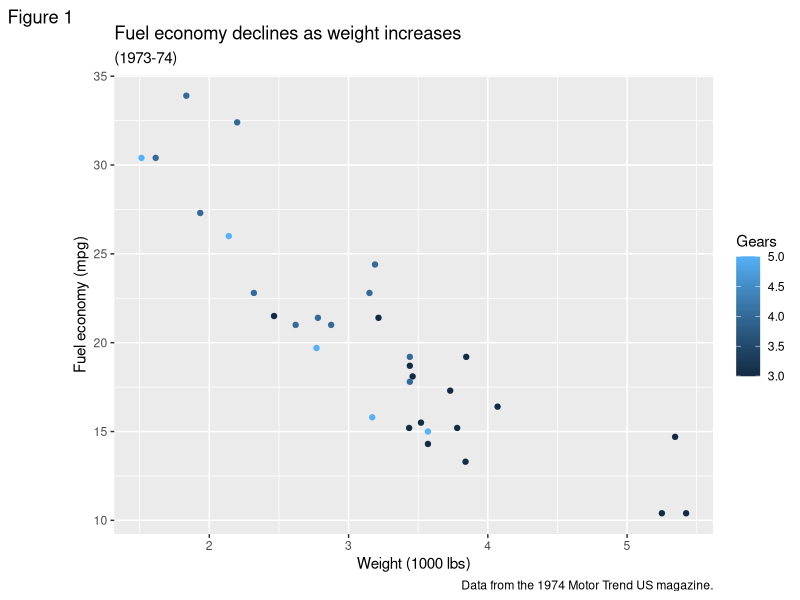
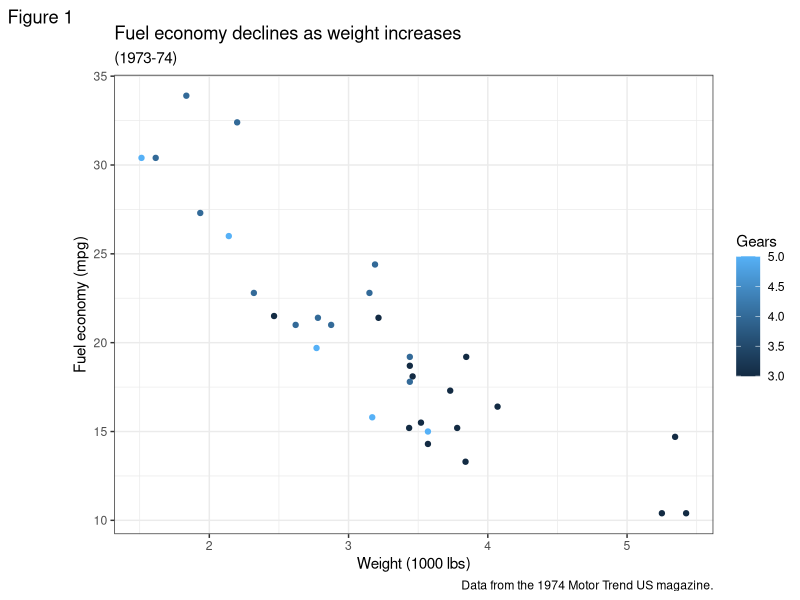
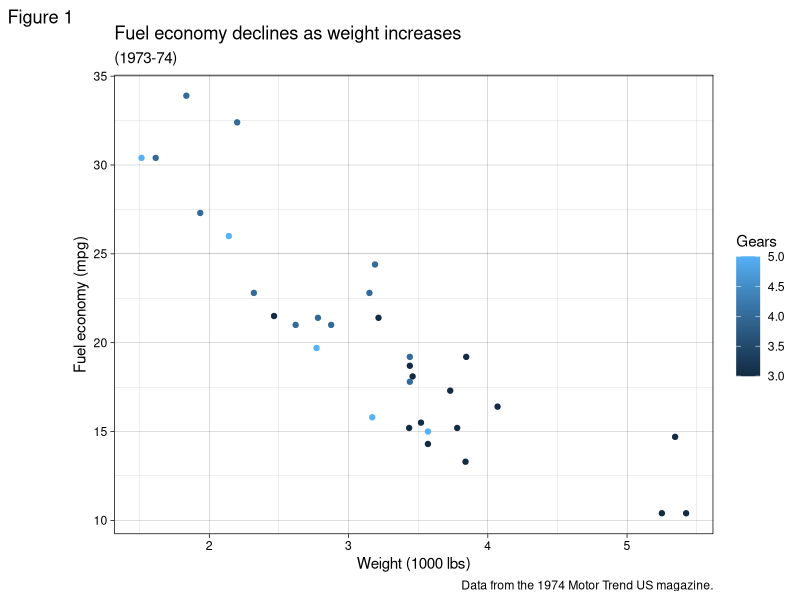
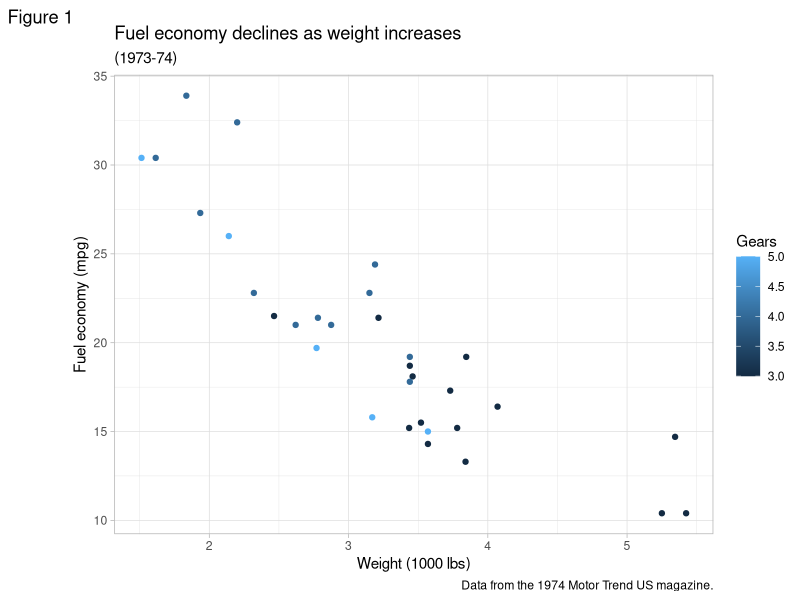
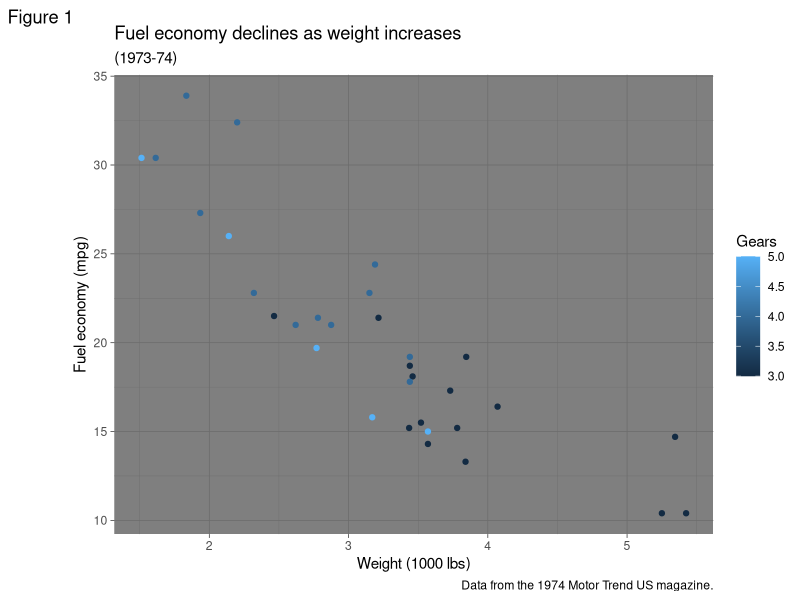
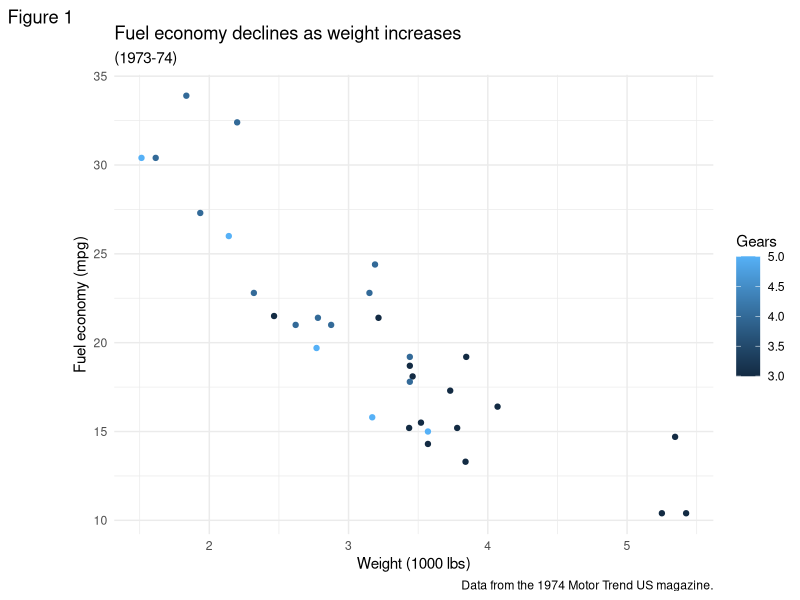
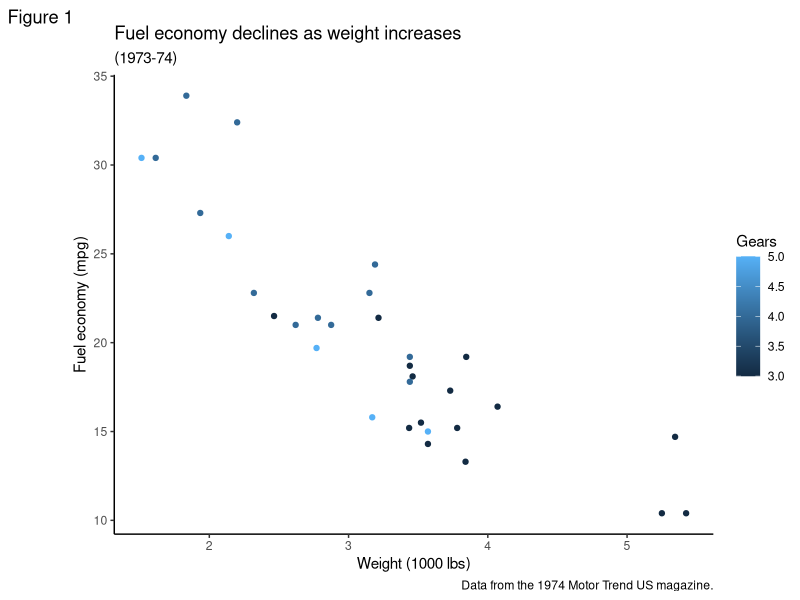

Write the R code that produced these figures, in order.
## ---- chunk 1
library(tidyverse)

 p1 <- ggplot(mtcars) +
geom_point(aes(x = wt, y = mpg, colour = gear)) +
labs(
title = "Fuel economy declines as weight increases",
subtitle = "(1973-74)",
caption = "Data from the 1974 Motor Trend US magazine.",
tag = "Figure 1",
x = "Weight (1000 lbs)",
y = "Fuel economy (mpg)",
colour = "Gears"
)

p1 + theme_gray() # the default
#The signature ggplot2 theme with a grey background and white gridlines,
#' designed to put the data forward yet make comparisons easy.
p1 + theme_bw()
#The classic dark-on-light ggplot2 theme. May work better for presentations
#' displayed with a projector.
p1 + theme_linedraw()
#A theme with only black lines of various widths on white backgrounds,
#' reminiscent of a line drawing. Serves a purpose similar to `theme_bw()`.
#' Note that this theme has some very thin lines 
p1 + theme_light()
#A theme similar to `theme_linedraw()` but with light grey lines and axes,
#' to direct more attention towards the data.
p1 + theme_dark()
#The dark cousin of `theme_light()`, with similar line sizes but a dark background. Useful to make thin coloured lines pop out.
p1 + theme_minimal()
#A minimalistic theme with no background annotations.}
p1 + theme_classic()
#A classic-looking theme, with x and y axis lines and no gridlines

